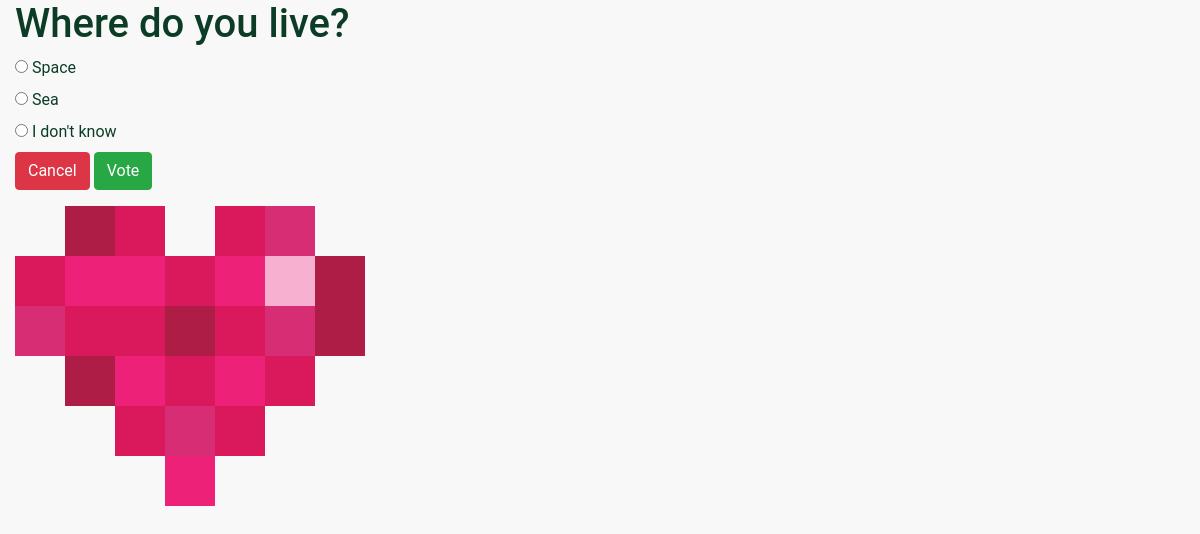
Page /polls/3/ on the committed database.
### polls/models.py (models this page shows, shortened)
class Question(models.Model):
    question_text = models.CharField(max_length=200)
    pub_date = models.DateTimeField('date published')

class Choice(models.Model):
    question = models.ForeignKey(Question, on_delete=models.CASCADE)
    choice_text = models.CharField(max_length=200)
    votes = models.IntegerField(default=0)

### polls/views.py (the view)
# urls.py: path('<int:pk>/', views.DetailView.as_view(), name='detail'),
class DetailView(generic.DetailView):
    model = Question
    template_name = 'polls/detail.html'
    def get_queryset(self):
        return Question.objects.filter(pub_date__lte=timezone.now())

### polls/templates/polls/detail.html (shortened to what this page needs)
{% load static %}
<link rel="stylesheet" type="text/css" href="{% static 'polls/style.css' %}">
<link rel="stylesheet" href="https://cdn.jsdelivr.net/npm/bootstrap@4.6.0/dist/css/bootstrap.min.css">
<div class="container-fluid">
    <h1>{{ question.question_text }}</h1>
    <form action="{% url 'polls:vote' question.id %}" method="post">
        {% for choice in question.choice_set.all %}
            <div class="form-group-sm">
                <label for="choice{{ forlorn.counter }}">
                    <input type="radio" name="choice" id="choice{{ forlorn.counter }}" value="{{ choice.id }}"/>
                    {{ choice.choice_text }}
                </label>
            </div>
        {% endfor %}
        <a href="{% url 'polls:index' %}" class="btn btn-default btn-danger">Cancel</a>
        <input type="submit" value="Vote" class="btn btn-default btn-success">
    </form>
<img src="{% static 'polls/images/fundraising-heart.svg' %}"/>
</div>

### polls/static/polls/style.css (style rules this page uses)
h1 { color: #0C3C26; }

### rows in the picture
Question: question_text "Where do you live?"
Choice: choice_text "Space"
Choice: choice_text "Sea"
Choice: choice_text "I don't know"
